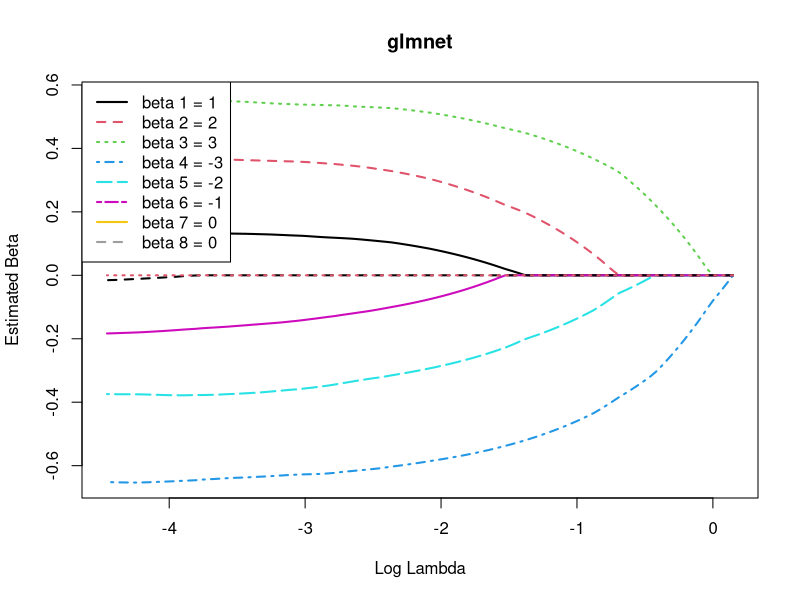
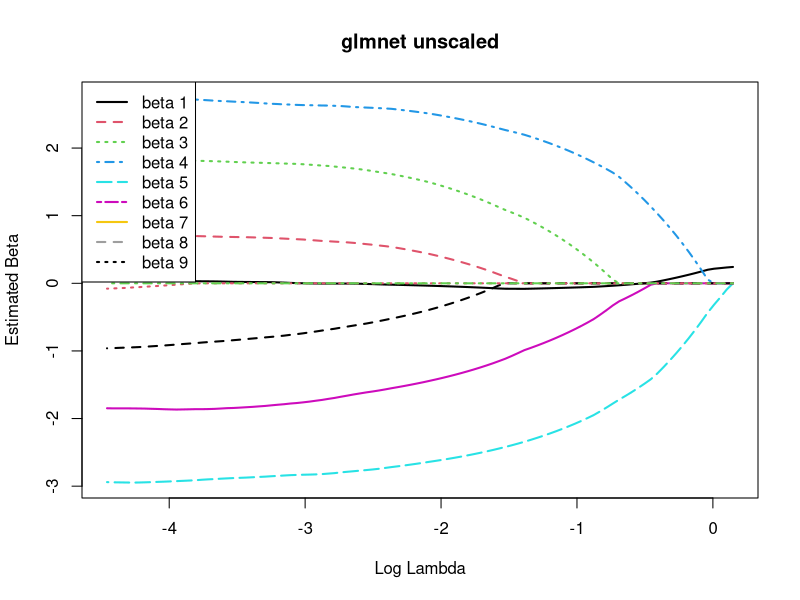

These figures' R source, in order:
## ---- chunk 1
library(MASS)
set.seed(10)
n = 100
p = 200

# generate data
V = matrix(0.3, p, p)
diag(V) = 1
X_org = as.matrix(mvrnorm(n, mu = rep(0, p), Sigma = V))
true_b = c(1:3, -3:-1, rep(0, p-6))
y_org = X_org %*% true_b + rnorm(n)

# pre-scaling and centering X and y
X = scale(X_org)*sqrt(n/(n-1))
y = scale(y_org)*sqrt(n/(n-1))
lambda = 0.3
## ---- chunk 2
library(glmnet)
# glmnetfit use a different loss function. Use lambda / 2 as the penalty
glmnetfit = glmnet(X, y, lambda = lambda / 2, intercept = FALSE)
glmnetfit$beta[1:8]

## ---- chunk 3
glmnetfit = glmnet(X, y, intercept = FALSE)

# Again, twice lambda is used for our function
lambda_all = glmnetfit$lambda * 2

# a matplot of the first 8 coefficients vs log scale of lambda
matplot(log(lambda_all), t(glmnetfit$beta[1:8, ]), type = "l", lwd = 2, 
        xlab = "Log Lambda",ylab = "Estimated Beta", main = "glmnet")
legend("topleft", paste("beta", 1:8, "=", c(1:3, -3:-1, 0, 0)), 
       col = 1:8, lty = 1:8, lwd = 2)

df <- as.data.frame(as.matrix(glmnetfit$beta))
write.csv(df, "glmfit_beta.csv")
## ---- chunk 4
glmnetfit2 = glmnet(X_org, y_org, lambda=lambda_all/2*sd(y_org)*sqrt(n/(n-1)))
lassobeta2 = coef(glmnetfit2)[1:9, ]

matplot(log(lambda_all), t(lassobeta2), type = "l", lwd = 2, 
          xlab = "Log Lambda",ylab = "Estimated Beta", main = "glmnet unscaled")
legend("topleft", paste("beta", 1:9), col = 1:9, lty = 1:9, lwd = 2)
